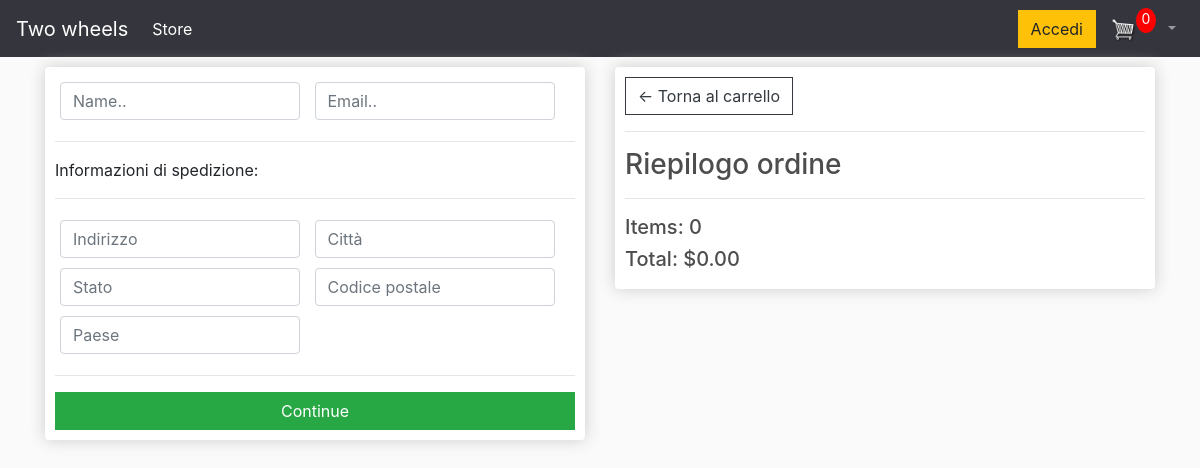
The page /checkout/ (signed in) on the database as committed earlier.
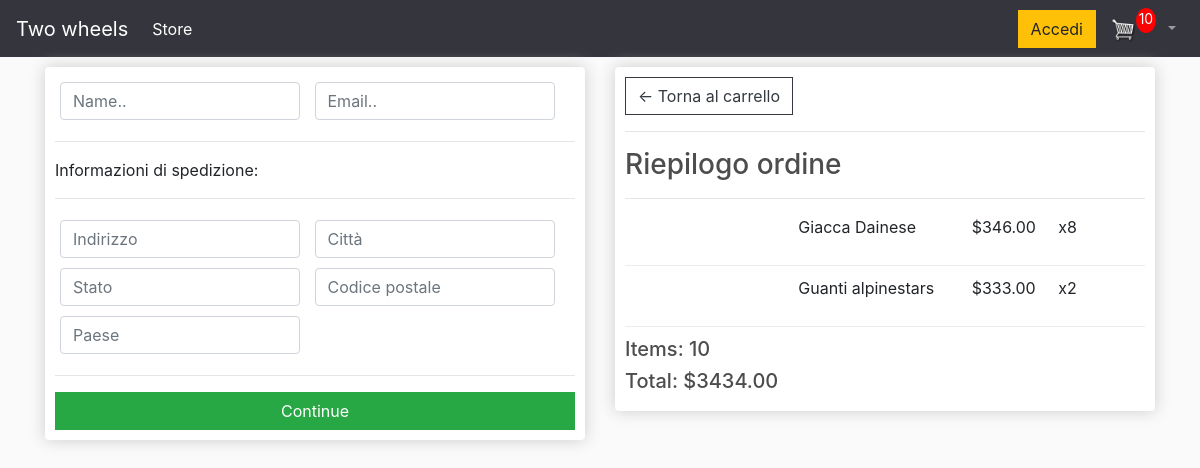
The same page on the database as committed later.
### store/models.py (models this page shows, shortened)
class Order(models.Model):
    customer = models.ForeignKey(Customer, on_delete=models.SET_NULL, null=True, blank=True)
    date_ordered = models.DateTimeField(auto_now_add=True)
    complete = models.BooleanField(default=False)
    transaction_id = models.CharField(max_length=100, null=True)
    @property
    def get_cart_total(self):
        orderitems = self.orderitem_set.all()
        total = sum([item.get_total for item in orderitems])
        return total
    @property
    def get_cart_items(self):
        orderitems = self.orderitem_set.all()
        total = sum([item.quantity for item in orderitems])
        return total

class OrderItem(models.Model):
    product = models.ForeignKey(Product, on_delete=models.SET_NULL, null=True)
    order = models.ForeignKey(Order, on_delete=models.SET_NULL, null=True)
    quantity = models.IntegerField(default=0, null=True, blank=True)
    size = models.CharField(max_length=3,null=True)
    date_added = models.DateTimeField(auto_now_add=True)
    @property
    def get_total(self):
        total = self.product.price * self.quantity
        return total

class Product(models.Model):
    name = models.CharField(max_length=200)
    category = models.CharField(max_length=50, choices=CATEGORY, null=True)
    available_size = MultiSelectField(max_length=50, choices=SIZE_CHOICES, null=True)
    description = models.TextField(null=True)
    price = models.DecimalField(max_digits=7, decimal_places=2)
    user = models.ForeignKey(User, on_delete=models.CASCADE, null=True)
    image = models.ImageField(null=True, blank=True, upload_to='')
    @property
    def imageURL(self):
        try:
            url = self.image.url
        except:
            url = ''
        return url

### store/views.py (the view)
# urls.py: path('checkout/', views.checkout, name="checkout"),
def checkout(request):
    if request.user.is_authenticated:
        customer = request.user.customer
        order, created = Order.objects.get_or_create(customer=customer, complete=False)
        items = order.orderitem_set.all()
        cartItems = order.get_cart_items
    else:
        items = []
        order = {'get_cart_total': 0, 'get_cart_items': 0}
        cartItems = order['get_cart_items']
    context = {'items': items, 'order': order, 'cartItems': cartItems}
    return render(request, 'store/checkout.html', context)

### store/templates/store/checkout.html (shortened to what this page needs)
{% extends 'store/main.html' %}
{% load static %}
{% block content %}
     <div class="row">
		<div class="col-lg-6">
			<div class="box-element" id="form-wrapper">
				<form id="form">
					<div id="user-info">
						<div class="form-field">
							<input required class="form-control" type="text" name="name" placeholder="Name..">
						</div>
						<div class="form-field">
							<input required class="form-control" type="email" name="email" placeholder="Email..">
						</div>
					</div>
					<div id="shipping-info">
						<hr>
						<p>Informazioni di spedizione:</p>
						<hr>
						<div class="form-field">
							<input class="form-control" type="text" name="address" placeholder="Indirizzo">
						</div>
						<div class="form-field">
							<input class="form-control" type="text" name="city" placeholder="Città">
						</div>
						<div class="form-field">
							<input class="form-control" type="text" name="state" placeholder="Stato">
						</div>
						<div class="form-field">
							<input class="form-control" type="text" name="zipcode" placeholder="Codice postale">
						</div>
						<div class="form-field">
							<input class="form-control" type="text" name="country" placeholder="Paese">
						</div>
					</div>
					<hr>
					<input id="form-button" class="btn btn-success btn-block" type="submit" value="Continue">
				</form>
			</div>
			<br>
		</div>
		<div class="col-lg-6">
			<div class="box-element">
				<a  class="btn btn-outline-dark" href="{% url 'store:cart' %}">&#x2190; Torna al carrello </a>
				<hr>
				<h3>Riepilogo ordine</h3>
				<hr>
				{% for item in items %}
				<div class="cart-row">
					<div style="flex:2"><img class="row-image" src="{{item.product.imageURL}}"></div>
					<div style="flex:2"><p>{{item.product.name}}</p></div>
					<div style="flex:1"><p>${{item.product.price|floatformat:2}}</p></div>
					<div style="flex:1"><p>x{{item.quantity}}</p></div>
				</div>
				{% endfor %}
				<h5>Items:   {{order.get_cart_items}}</h5>
				<h5>Total:   ${{order.get_cart_total|floatformat:2}}</h5>
			</div>
		</div>
	</div>
{% endblock content %}

### store/templates/store/main.html (shortened to what this page needs)
<!DOCTYPE html>
{% load static %}
<html>
<head>
	<link rel="stylesheet" href="https://stackpath.bootstrapcdn.com/bootstrap/4.4.1/css/bootstrap.min.css">
	<link rel="stylesheet" type="text/css" href="{% static 'css/main.css' %}">
</head>
<body>
    <nav class="navbar navbar-expand-lg navbar-dark bg-dark">
        <a class="navbar-brand" href="{% url 'store:store' %}">Two wheels</a>
        <div class="collapse navbar-collapse" id="navbarSupportedContent">
            <ul class="navbar-nav mr-auto">
                <li class="nav-item active">
                    <a class="nav-link" href="{% url 'store:store' %}">Store <span class="sr-only">(current)</span></a>
                </li>
            </ul>
           <div class="form-inline my-2 my-lg-0">
	     	<a href="{% url 'store:login' %}" class="btn btn-warning">Accedi</a>
	     	<a href="{% url 'store:cart' %}">
	    		<img  id="cart-icon" src="{% static 'images/cart.png' %}">
	    	</a>
	    	<p id="cart-total">{{ cartItems }}</p>
               <li class="nav-item dropdown my-lg-0 navbar-nav">
                   <a class="nav-link dropdown-toggle" href="#" id="navbarDropdown" role="button" data-toggle="dropdown" aria-haspopup="true" aria-expanded="false">
                   </a>
               </li>
	        </div>
        </div>
    </nav>
<div class="container">
        {% block content %}
        {% endblock %}
    </div>
</body>
</html>

### static/css/main.css (style rules this page uses)
body { background-color: hsl(0, 0%, 98%); }
h1,h2,h3,h4,h5,h6 { color:hsl(0, 0%, 30%); }
.box-element { box-shadow:hsl(0, 0%, 80%) 0 0 16px; background-color: #fff; border-radius: 4px; padding: 10px; }
img { max-width: 100%; height: auto; }
.bg-dark { background-color: #35353d!important; }
#cart-icon { width:25px; display: inline-block; margin-left: 15px; }
#cart-total { display: block; text-align: center; color:#fff; background-color: red; width: 20px; height: 25px; border-radius: 50%; font-size: 14px; }
.col-lg-4, .col-lg-6, .col-lg-8, .col-lg-12 { margin-top: 10px; }
.btn { border-radius: 0; }
.form-field { width:250px; display: inline-block; padding: 5px; }
.cart-row { display: flex; align-items: flex-stretch; padding-bottom: 10px; margin-bottom: 10px; border-bottom: 1px solid #ececec; }

Rows that differ between the two databases and show on the page:
added OrderItem: product.name "Giacca Dainese", product.price "346.00", quantity "8"
added OrderItem: product.name "Guanti alpinestars", product.price "333.00", quantity "2"
changed Order: get_cart_items "0" → "10"; get_cart_total "0.00" → "3434.00"
Other text that changed with them:
{{ cartItems }}: "0" → "10"
